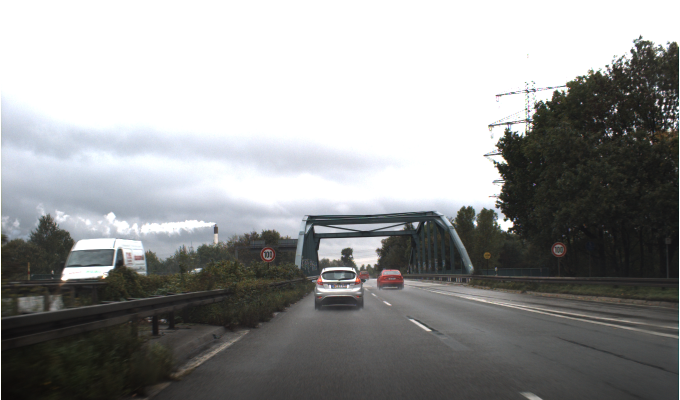
#> input picture project/TrainIJCNN2013/00123.ppm, 1360 x 800 px (shown at 1/2 size)
$ python -i roi_extract.py   (imports and definitions only)   (older library calls are emulated)
#> lines starting #> are read from the running program, lines starting #| are printed output that depends on the picture; after the words box and inside, x2 and y2 are one past the last pixel; in counts of white or black regions, pixels touching at a corner belong together
#> further down, picture is the input picture: shape (800, 1360, 3); mean B, G, R 150.3, 150.4, 149.6
import cv2
import numpy as np
from App import pyramid


templates_path = "template_images/"
red_triangle_path = "red_templates/triangles/"
red_circle_path = "red_templates/circles/"
blue_path = "blue_templates/"
num_blue_templates = 8
num_red_triangles = 5
num_red_circles = 2
tW = 16
tH = 16
red_circle_templates = []
red_triangle_templates = []
blue_templates = []

# [8 lines not run here, left out]


def ROI(img):

    #img = cv2.imread("datasets/TrainIJCNN2013/00123.ppm");
    #template = cv2.imread("datasets/GTSRB/Final_Training/Images/00001/00000_00012.ppm")
    img_hsv=cv2.cvtColor(img, cv2.COLOR_BGR2HSV)
#> img_hsv: shape (800, 1360, 3); mean H, S, V 39.6, 18.3, 153.1
    #cv2.imshow('original',img)
    #cv2.waitKey(0)
    # lower mask (0-10)
    lower_red = np.array([0,50,30])
    upper_red = np.array([10,255,255])
    mask0 = cv2.inRange(img_hsv, lower_red, upper_red)
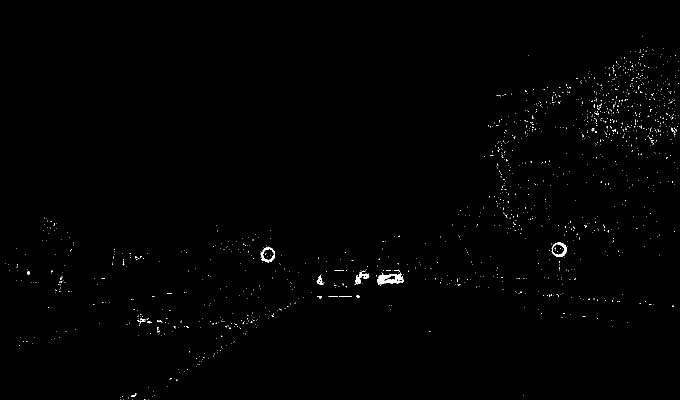
#> mask0: shape (800, 1360) (shown at 1/2 size); 0.45% white in thin lines or dots

    # upper mask (170-180)
    lower_red = np.array([160,50,30])
    upper_red = np.array([180,255,255])
    mask1 = cv2.inRange(img_hsv, lower_red, upper_red)
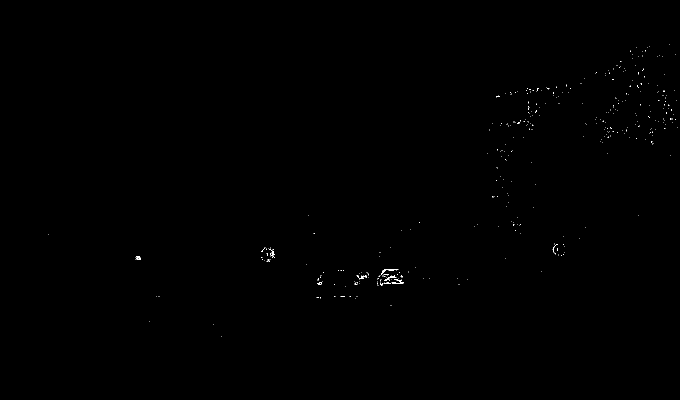
#> mask1: shape (800, 1360) (shown at 1/2 size); 0.11% white in thin lines or dots, all inside (x1, y1, x2, y2) = (96, 88, 1355, 674)

    # join my masks
    mask = mask0+mask1
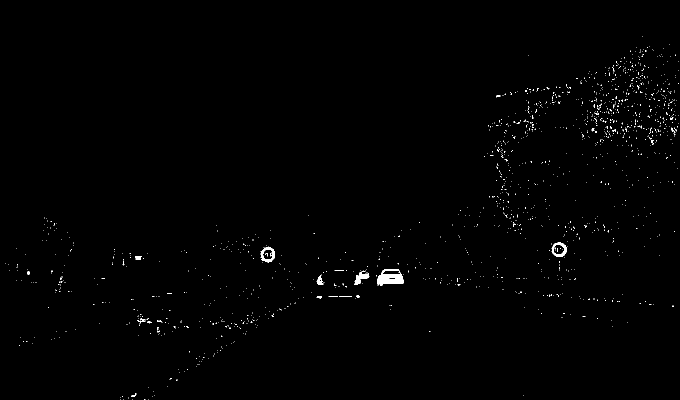
#> mask: shape (800, 1360) (shown at 1/2 size); 0.57% white; 1433 white regions (1414 under 20 px), largest, box (x1, y1, x2, y2) and area: (754, 539, 807, 571) 1064, (1103, 484, 1134, 514) 379, (521, 495, 550, 525) 369

    # define range of blue color in HSV
    lower_blue = np.array([110, 50, 50])
    upper_blue = np.array([130, 255, 255])

    mask_blue = cv2.inRange(img_hsv, lower_blue, upper_blue)
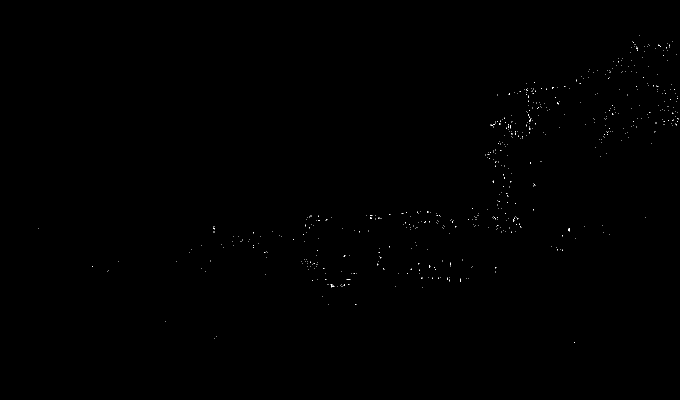
#> mask_blue: shape (800, 1360) (shown at 1/2 size); 0.1% white in thin lines or dots, all inside (x1, y1, x2, y2) = (77, 71, 1357, 686)
    # set my output img to zero everywhere except my mask
    output_img_red = img.copy()
    output_img_red[np.where(mask==0)] = 0
    output_img_red = cv2.cvtColor(output_img_red,cv2.COLOR_BGR2GRAY)
#> output_img_red: shape (800, 1360)

    output_img_blue = img.copy()
    output_img_blue[np.where(mask_blue==0)] = 0
    output_img_blue = cv2.cvtColor(output_img_blue,cv2.COLOR_BGR2GRAY)
#> output_img_blue: shape (800, 1360)

    thresh_circles = 0.5
    thresh_triangles = 0.55
    thresh_blue = 0.6

    found_roi = []

    for im in red_circle_templates:

        im = cv2.cvtColor(im,cv2.COLOR_BGR2GRAY)
        for resized in pyramid(output_img_red, scale = 1.2, minSize=(100, 100)):
            #save the scale
            r = output_img_red.shape[1]/float(resized.shape[1])
            res = cv2.matchTemplate(resized, im, cv2.TM_CCOEFF_NORMED)
            loc = np.where(res >= thresh_circles)
            #cv2.imshow('detected', resized)
            #cv2.waitKey(0)
            for pt in zip(*loc[::-1]):
                #store the found region of interest, scaled up to original image size
                found_roi.append([int(pt[0] * r), int(pt[1] * r), int((pt[0] + tW) * r), int((pt[1] + tH) * r)])
#> after the loop, found_roi = []
                #cv2.rectangle(resized, pt, (pt[0] + tW, pt[1] + tH), (255, 255, 255), 1)

    for im in red_triangle_templates:
        im = cv2.cvtColor(im, cv2.COLOR_BGR2GRAY)
        for resized in pyramid(output_img_red, scale=1.2, minSize=(100, 100)):
            # save the scale
            r = output_img_red.shape[1] / float(resized.shape[1])
            res = cv2.matchTemplate(resized, im, cv2.TM_CCOEFF_NORMED)
            loc = np.where(res >= thresh_triangles)
            #cv2.imshow('detected', resized)
            #cv2.waitKey(0)
            for pt in zip(*loc[::-1]):
                # store the found region of interest, scaled up to original image size
                found_roi.append([int(pt[0] * r), int(pt[1] * r), int((pt[0] + tW) * r), int((pt[1] + tH) * r)])
                #cv2.rectangle(resized, pt, (pt[0] + tW, pt[1] + tH), (255, 255, 255), 1)

    for im in blue_templates:
        im = cv2.cvtColor(im, cv2.COLOR_BGR2GRAY)
        for resized in pyramid(output_img_blue, scale=1.2, minSize=(100, 100)):
            # save the scale
            r = output_img_red.shape[1] / float(resized.shape[1])
            res = cv2.matchTemplate(resized, im, cv2.TM_CCOEFF_NORMED)
            loc = np.where(res >= thresh_blue)
            #cv2.imshow('detected', resized)
            #cv2.waitKey(0)
            for pt in zip(*loc[::-1]):
                # store the found region of interest, scaled up to original image size
                found_roi.append([int(pt[0] * r), int(pt[1] * r), int((pt[0] + tW) * r), int((pt[1] + tH) * r)])
                #cv2.rectangle(resized, pt, (pt[0] + tW, pt[1] + tH), (255, 255, 255), 1)


    #cv2.imshow('img', output_img_red)
    #cv2.imshow('img2',output_img_blue)
    found_roi_copy = found_roi.copy()
#> found_roi_copy = []
    for roi in found_roi_copy:
        found_roi.append(roi)

    rectList, weights = cv2.groupRectangles(found_roi, 1, 0.04)
#> rectList = (); weights = ()
    # [4 lines of commented-out code are left out]

    X = []
    for rect in rectList:
        #im = img[np.int(rect[0]):np.int(rect[3]),np.int(rect[1]):np.int(rect[2])]
        x1 = rect[0]
        y1 = rect[1]
        x2 = rect[2]
        y2 = rect[3]
        im = img[y1:y2, x1:x2]
        X.append(im)
#> after the loop, X = []

    X = _extract_feature(X)
    return  rectList, X
    #cv2.imshow('Original image', img)
    #cv2.waitKey(0)
    #cv2.destroyAllWindows()


# [97 lines left out: function test, not called in this run]

def _extract_feature(X, feature='hog'):
    """Performs feature extraction

        :param X:       data (rows=images, cols=pixels)
        :param feature: which feature to extract
                        - None:   no feature is extracted
                        - "gray": grayscale features
                        - "rgb":  RGB features
                        - "hsv":  HSV features
                        - "surf": SURF features
                        - "hog":  HOG features
        :returns:       X (rows=samples, cols=features)
    """
#> called with feature = 'hog'

    # transform color space
    if feature == 'gray' or feature == 'surf':
        X = [cv2.cvtColor(x, cv2.COLOR_BGR2GRAY) for x in X]
    elif feature == 'hsv':
        X = [cv2.cvtColor(x, cv2.COLOR_BGR2HSV) for x in X]

    # operate on smaller image
    small_size = (32, 32)
    X = [cv2.resize(x, small_size) for x in X]
#> X = []

    # extract features
    if feature == 'surf':
        surf = cv2.SURF(400)
        surf.upright = True
        surf.extended = True
        num_surf_features = 36

        # create dense grid of keypoints
        dense = cv2.FeatureDetector_create("Dense")
        kp = dense.detect(np.zeros(small_size).astype(np.uint8))

        # compute keypoints and descriptors
        kp_des = [surf.compute(x, kp) for x in X]

        # the second element is descriptor: choose first num_surf_features
        # elements
        X = [d[1][:num_surf_features, :] for d in kp_des]
    elif feature == 'hog':
        # histogram of gradients
        block_size = (small_size[0] // 2, small_size[1] // 2)
        block_stride = (small_size[0] // 4, small_size[1] // 4)
        cell_size = block_stride
        num_bins = 9
        hog = cv2.HOGDescriptor(small_size, block_size, block_stride,
                                cell_size, num_bins)
        X = [hog.compute(x) for x in X]
    elif feature is not None:
        # normalize all intensities to be between 0 and 1
        X = np.array(X).astype(np.float32) / 255

        # subtract mean
        X = [x - np.mean(x) for x in X]

    X = [x.flatten() for x in X]

    return X

>>> import cv2
>>> picture = cv2.imread('../../project/TrainIJCNN2013/00123.ppm')
>>> result = ROI(picture)
#> result = ((), [])

$ run again, on project/TrainIJCNN2013/00003.ppm
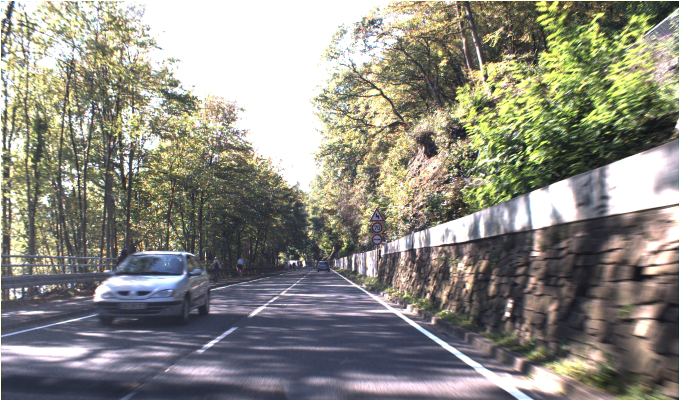
#> input picture project/TrainIJCNN2013/00003.ppm, 1360 x 800 px (shown at 1/2 size)
#> picture is the input picture: shape (800, 1360, 3); mean B, G, R 130.1, 139.7, 141.3
#> img_hsv: shape (800, 1360, 3); mean H, S, V 61.9, 49.5, 149.9
#> in ROI, `mask0 = cv2.inRange(img_hsv, lower_red, upper_red)`:
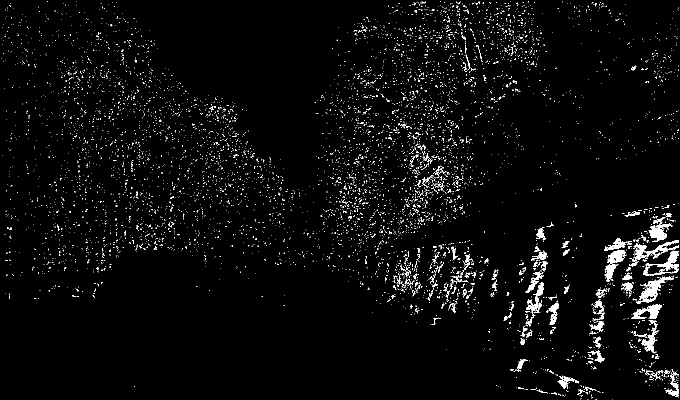
#> mask0: shape (800, 1360) (shown at 1/2 size); 3.1% white; 6671 white regions (6524 under 20 px), largest, box (x1, y1, x2, y2) and area: (1264, 480, 1357, 523) 1111, (1279, 551, 1348, 605) 1109, (1297, 434, 1345, 483) 936
#> mask1: shape (800, 1360); 0.42% white in thin lines or dots
#> mask: shape (800, 1360); 3.5% white in thin lines or dots
#> mask_blue: shape (800, 1360); 12.5% white; 4133 white regions (3978 under 20 px), largest, box (x1, y1, x2, y2) and area: (3, 505, 951, 800) 105335, (420, 571, 578, 609) 2126, (571, 564, 730, 591) 1950
#> in ROI, `output_img_blue = cv2.cvtColor(output_img_blue,cv2.COLOR_BGR2GRAY)`:
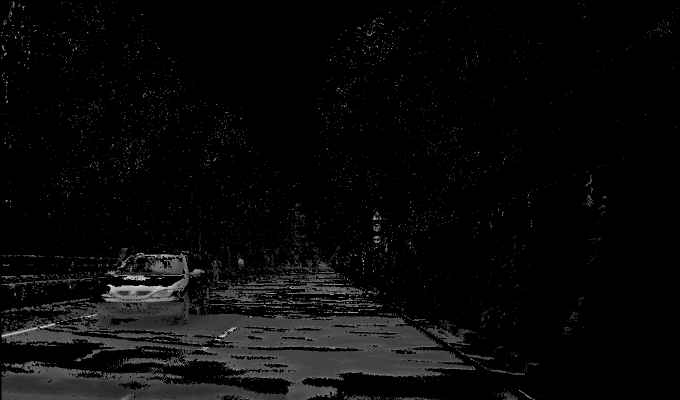
#> output_img_blue: shape (800, 1360) (shown at 1/2 size); min 0, max 220, mean 9.9
#> after the loop in ROI, `for rect in rectList:`: X = []
#> result = ((), [])

$ run again, on project/TrainIJCNN2013/00010.ppm
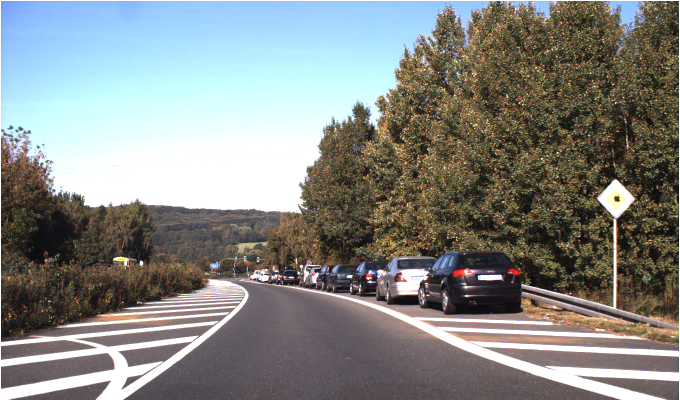
#> input picture project/TrainIJCNN2013/00010.ppm, 1360 x 800 px (shown at 1/2 size)
#> picture is the input picture: shape (800, 1360, 3); mean B, G, R 131.7, 134.5, 132.4
#> img_hsv: shape (800, 1360, 3); mean H, S, V 62.2, 63.2, 148.4
#> in ROI, `mask0 = cv2.inRange(img_hsv, lower_red, upper_red)`:
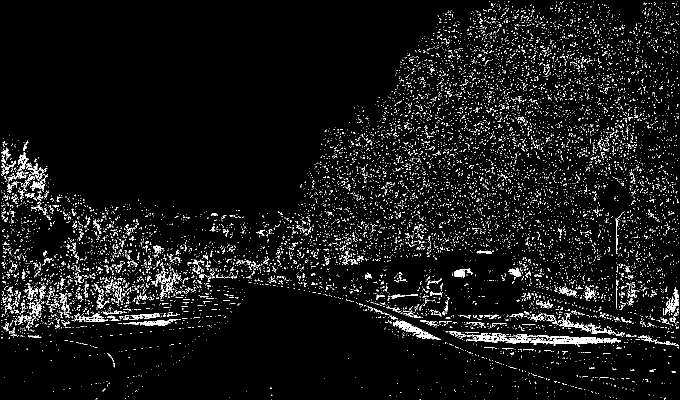
#> mask0: shape (800, 1360) (shown at 1/2 size); 5.5% white in thin lines or dots
#> mask1: shape (800, 1360); 0.73% white in thin lines or dots
#> mask: shape (800, 1360); 6.3% white in thin lines or dots
#> mask_blue: shape (800, 1360); 1.1% white; 1768 white regions (1711 under 20 px), largest, box (x1, y1, x2, y2) and area: (796, 504, 923, 551) 2004, (3, 3, 47, 42) 848, (709, 522, 774, 568) 839
#> in ROI, `output_img_blue[np.where(mask_blue==0)] = 0`:
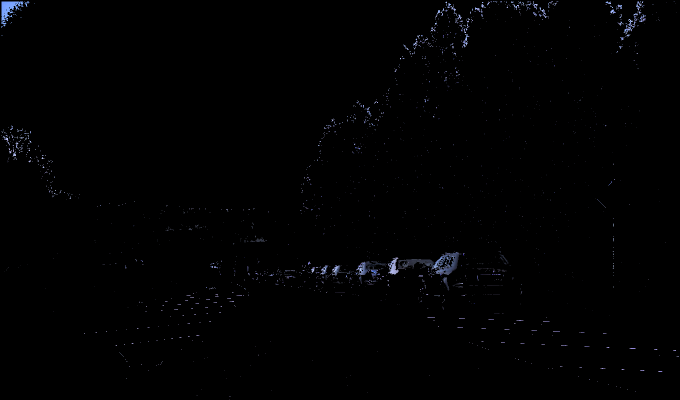
#> output_img_blue: shape (800, 1360, 3) (shown at 1/2 size); mean B, G, R 1.7, 1.2, 1.1
#> after the loop in ROI, `for rect in rectList:`: X = []
#> result = ((), [])

$ run again, on project/TrainIJCNN2013/00024.ppm
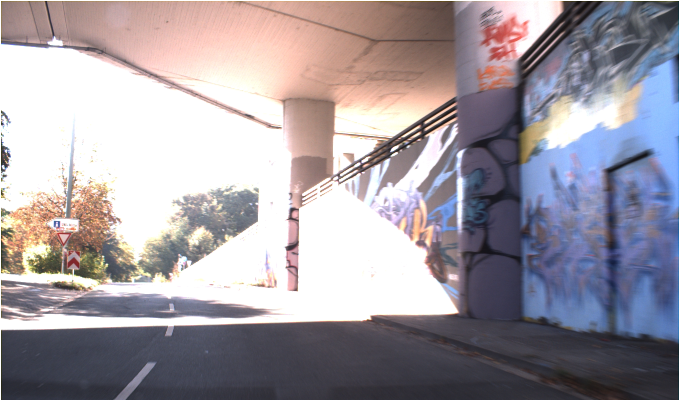
#> input picture project/TrainIJCNN2013/00024.ppm, 1360 x 800 px (shown at 1/2 size)
#> picture is the input picture: shape (800, 1360, 3); mean B, G, R 161.4, 154, 160.6
#> img_hsv: shape (800, 1360, 3); mean H, S, V 66.9, 43.4, 173.6
#> in ROI, `mask0 = cv2.inRange(img_hsv, lower_red, upper_red)`:
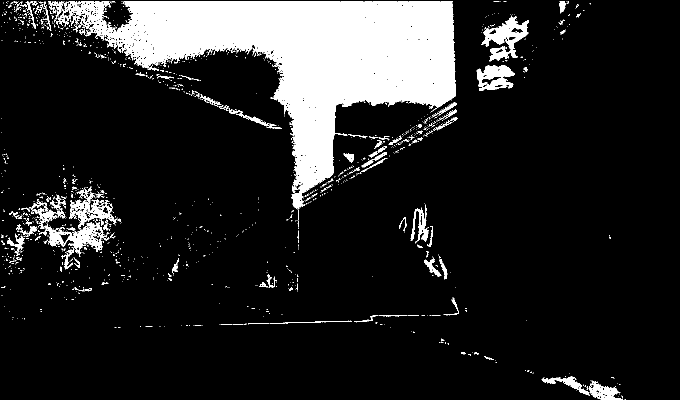
#> mask0: shape (800, 1360) (shown at 1/2 size); 13.6% white; 1408 white regions (1277 under 20 px), largest, box (x1, y1, x2, y2) and area: (96, 3, 912, 417) 120769, (963, 31, 1058, 123) 3453, (62, 416, 214, 513) 3302
#> mask1: shape (800, 1360); 0.8% white; 923 white regions (881 under 20 px), largest, box (x1, y1, x2, y2) and area: (572, 485, 597, 582) 1600, (576, 439, 598, 489) 838, (958, 28, 1033, 94) 681
#> mask: shape (800, 1360); 14.4% white; 1553 white regions (1415 under 20 px), largest, box (x1, y1, x2, y2) and area: (96, 3, 912, 418) 120816, (958, 28, 1058, 125) 5598, (62, 416, 214, 539) 4235
#> mask_blue: shape (800, 1360); 17.7% white; 2395 white regions (2243 under 20 px), largest, box (x1, y1, x2, y2) and area: (923, 152, 1357, 690) 131653, (3, 655, 450, 800) 36312, (1041, 93, 1144, 252) 2672
#> in ROI, `output_img_blue = cv2.cvtColor(output_img_blue,cv2.COLOR_BGR2GRAY)`:
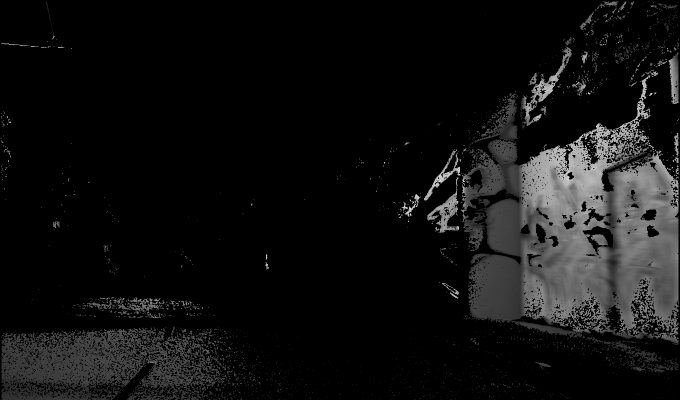
#> output_img_blue: shape (800, 1360) (shown at 1/2 size); min 0, max 220, mean 17.4
#> after the loop in ROI, `for rect in rectList:`: X = []
#> result = ((), [])
